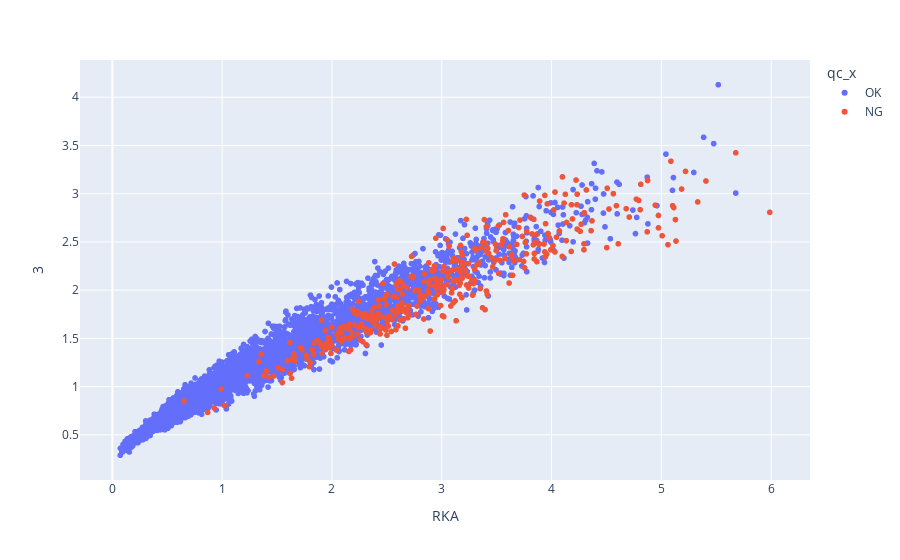

The code cell stored with this chart in its notebook:
### Markdown cell above
### Interactive Plot

### Code cell
fig = px.scatter(plotdata, x='RKA', y='3', color='qc_x', custom_data=['id','RKA'])
                    
#set hover
fig.update_traces(
    hovertemplate = "<br>".join([
    "Sequence: %{customdata[0]}",
    "RKA: %{customdata[1]}"])
)
fig.show()

### Figure 1 — Plotly figure (JSON) as saved in the notebook; plotly's stock layout.template omitted (floating-point values rounded to 4 significant figures; data arrays with more than 128 entries replaced by an {"elided": "..."} marker saying what was removed)
{"data": [{"customdata": {"elided": "3703x2 mixed values"}, "hovertemplate": "Sequence: %{customdata[0]}<br>RKA: %{customdata[1]}", "legendgroup": "OK", "marker": {"color": "#636efa", "symbol": "circle"}, "mode": "markers", "name": "OK", "showlegend": true, "type": "scattergl", "x": {"elided": "3703 float values"}, "xaxis": "x", "y": {"elided": "3703 float values"}, "yaxis": "y"}, {"customdata": {"elided": "393x2 mixed values"}, "hovertemplate": "Sequence: %{customdata[0]}<br>RKA: %{customdata[1]}", "legendgroup": "NG", "marker": {"color": "#EF553B", "symbol": "circle"}, "mode": "markers", "name": "NG", "showlegend": true, "type": "scattergl", "x": {"elided": "393 float values"}, "xaxis": "x", "y": {"elided": "393 float values"}, "yaxis": "y"}], "layout": {"legend": {"title": {"text": "qc_x"}, "tracegroupgap": 0}, "margin": {"t": 60}, "xaxis": {"anchor": "y", "domain": [0, 1], "title": {"text": "RKA"}}, "yaxis": {"anchor": "x", "domain": [0, 1], "title": {"text": "3"}}}}
